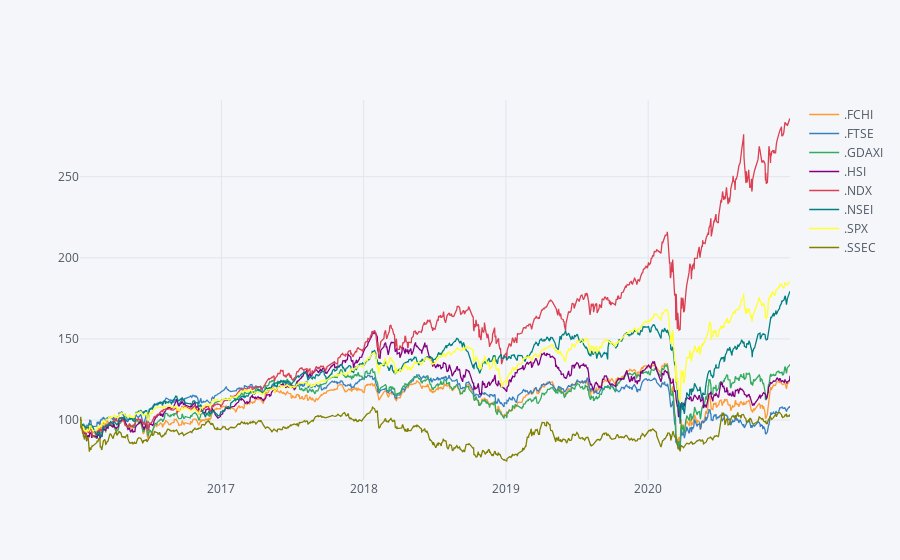

Notebook code for this chart:
### Markdown cell above
To check that data was read and prepeared we can plot it.

We can also have a look at returns and correlation between the assets.

### Code cell
fd.plot_data()

### Figure 1 — Plotly figure (JSON) as saved in the notebook; plotly's stock layout.template omitted (floating-point values rounded to 4 significant figures; data arrays with more than 128 entries replaced by an {"elided": "..."} marker saying what was removed)
{"data": [{"line": {"color": "rgba(255, 153, 51, 1.0)", "dash": "solid", "shape": "linear", "width": 1.3}, "mode": "lines", "name": ".FCHI", "text": "", "type": "scatter", "x": {"elided": "1085 str values"}, "y": {"elided": "1085 float values"}}, {"line": {"color": "rgba(55, 128, 191, 1.0)", "dash": "solid", "shape": "linear", "width": 1.3}, "mode": "lines", "name": ".FTSE", "text": "", "type": "scatter", "x": {"elided": "1085 str values"}, "y": {"elided": "1085 float values"}}, {"line": {"color": "rgba(50, 171, 96, 1.0)", "dash": "solid", "shape": "linear", "width": 1.3}, "mode": "lines", "name": ".GDAXI", "text": "", "type": "scatter", "x": {"elided": "1085 str values"}, "y": {"elided": "1085 float values"}}, {"line": {"color": "rgba(128, 0, 128, 1.0)", "dash": "solid", "shape": "linear", "width": 1.3}, "mode": "lines", "name": ".HSI", "text": "", "type": "scatter", "x": {"elided": "1085 str values"}, "y": {"elided": "1085 float values"}}, {"line": {"color": "rgba(219, 64, 82, 1.0)", "dash": "solid", "shape": "linear", "width": 1.3}, "mode": "lines", "name": ".NDX", "text": "", "type": "scatter", "x": {"elided": "1085 str values"}, "y": {"elided": "1085 float values"}}, {"line": {"color": "rgba(0, 128, 128, 1.0)", "dash": "solid", "shape": "linear", "width": 1.3}, "mode": "lines", "name": ".NSEI", "text": "", "type": "scatter", "x": {"elided": "1085 str values"}, "y": {"elided": "1085 float values"}}, {"line": {"color": "rgba(255, 255, 51, 1.0)", "dash": "solid", "shape": "linear", "width": 1.3}, "mode": "lines", "name": ".SPX", "text": "", "type": "scatter", "x": {"elided": "1085 str values"}, "y": {"elided": "1085 float values"}}, {"line": {"color": "rgba(128, 128, 0, 1.0)", "dash": "solid", "shape": "linear", "width": 1.3}, "mode": "lines", "name": ".SSEC", "text": "", "type": "scatter", "x": {"elided": "1085 str values"}, "y": {"elided": "1085 float values"}}], "layout": {"legend": {"bgcolor": "#F5F6F9", "font": {"color": "#4D5663"}}, "paper_bgcolor": "#F5F6F9", "plot_bgcolor": "#F5F6F9", "title": {"font": {"color": "#4D5663"}}, "xaxis": {"gridcolor": "#E1E5ED", "showgrid": true, "tickfont": {"color": "#4D5663"}, "title": {"font": {"color": "#4D5663"}, "text": ""}, "zerolinecolor": "#E1E5ED"}, "yaxis": {"gridcolor": "#E1E5ED", "showgrid": true, "tickfont": {"color": "#4D5663"}, "title": {"font": {"color": "#4D5663"}, "text": ""}, "zerolinecolor": "#E1E5ED"}}}
